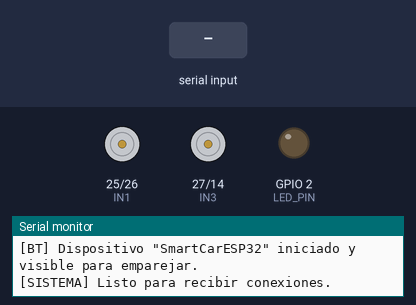
This sketch was run on a simulated ESP32. Shown: motor-driver pin pairs drawn as motors (green arrow = first pin HIGH = forward, orange = second pin HIGH = backward, longer = more drive, scaled by the enable pin), output pins drawn as LEDs (lit = HIGH), the last lines printed to the serial monitor. The inputs (shaded band) are chosen by the test bench. Nothing arrives over Bluetooth unless stated.

Above: at 1.4 s.
1.5 s: "F90\n" received over the second serial link
At 2.0 s:
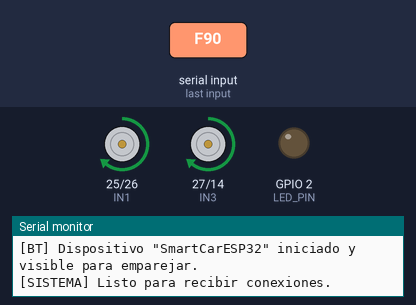
3.7 s: "B90\n" received over the second serial link
At 4.1 s:
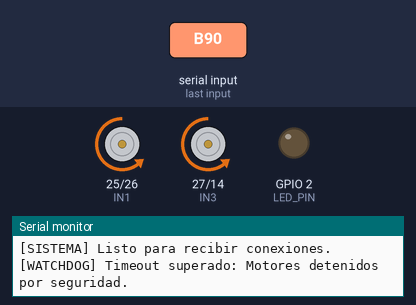
5.9 s: "L90\n" received over the second serial link
At 6.4 s:
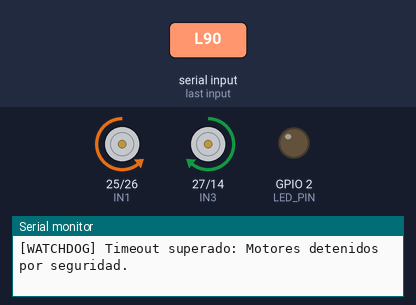
8.1 s: "R90\n" received over the second serial link
At 8.6 s:
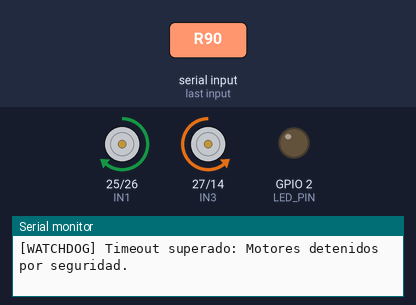
Timing chart, 0 to 11.1 s (numbered marks = the images above; inputs shaded):
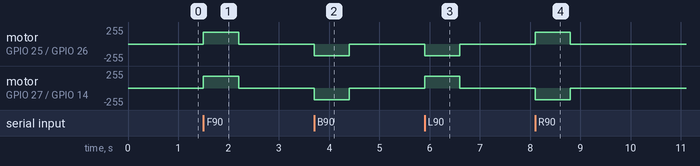

Measured:
- after the input at 1.5 s, motor on GPIO 25 (IN1) / GPIO 26 (IN2), motor on GPIO 27 (IN3) / GPIO 14 (IN4): stopped → forward 179/255 at once, → stopped 0.70 s later
- after the input at 3.7 s, motor on GPIO 25 (IN1) / GPIO 26 (IN2), motor on GPIO 27 (IN3) / GPIO 14 (IN4): stopped → backward 179/255 at once, → stopped 0.70 s later
- after the input at 5.9 s, motor on GPIO 25 (IN1) / GPIO 26 (IN2): stopped → backward 179/255 at once, → stopped 0.70 s later; motor on GPIO 27 (IN3) / GPIO 14 (IN4): stopped → forward 179/255 at once, → stopped 0.70 s later
- after the input at 8.1 s, motor on GPIO 25 (IN1) / GPIO 26 (IN2): stopped → forward 179/255 at once, → stopped 0.70 s later; motor on GPIO 27 (IN3) / GPIO 14 (IN4): stopped → backward 179/255 at once, → stopped 0.70 s later

The sketch:

SmartCarESP32.ino
```cpp
/*
 * =====================================================================================
 * PROYECTO: SMART CAR ESP32
 * FIRMWARE ROBOT COCHE CON CONTROL BLUETOOTH CLASSIC (SPP) Y DRIVER L298N
 *
 * Microcontrolador: ESP32-WROOM-32 (ESP32 DevKit V1)
 * Driver de Motores: L298N
 * Protocolo: Bluetooth Classic SPP (BluetoothSerial.h)
 * Nombre del Dispositivo Bluetooth: "SmartCarESP32"
 *
 * CONEXIONES DE PINES ESP32 -> L298N:
 * -------------------------------------------------------------------------------------
 * Motor Izquierdo:
 *   IN1 -> GPIO 25 (Dirección)
 *   IN2 -> GPIO 26 (Dirección)
 *   ENA -> GPIO 33 (PWM Velocidad)  *IMPORTANTE: Retirar jumper ENA del L298N*
 *
 * Motor Derecho:
 *   IN3 -> GPIO 27 (Dirección)
 *   IN4 -> GPIO 14 (Dirección)
 *   ENB -> GPIO 32 (PWM Velocidad)  *IMPORTANTE: Retirar jumper ENB del L298N*
 *
 * Tierra Común:
 *   GND del ESP32 -> GND del L298N (Esencial para referencia lógica común)
 * =====================================================================================
 */

#include "BluetoothSerial.h"
#include "esp_arduino_version.h"

// -----------------------------------------------------------------------------
// DEFINICIÓN DE PINES
// -----------------------------------------------------------------------------
#define IN1 25  // Motor izquierdo avance
#define IN2 26  // Motor izquierdo retroceso
#define ENA 33  // PWM Motor izquierdo

#define IN3 27  // Motor derecho avance
#define IN4 14  // Motor derecho retroceso
#define ENB 32  // PWM Motor derecho

// Pin de LED integrado para indicación de estado (GPIO 2 en la mayoría de DevKits)
#define LED_PIN 2

// -----------------------------------------------------------------------------
// CONFIGURACIÓN DE PWM Y CANALES (Compatibilidad Core 2.x y Core 3.x)
// -----------------------------------------------------------------------------
#define PWM_FREQ 1000        // Frecuencia PWM en Hz (óptimo para motores DC con L298N)
#define PWM_RESOLUTION 8     // Resolución de 8 bits (0 - 255)
#define PWM_CHANNEL_ENA 0    // Canal LEDC para ENA (Core 2.x)
#define PWM_CHANNEL_ENB 1    // Canal LEDC para ENB (Core 2.x)

// -----------------------------------------------------------------------------
// CONSTANTES DE COMUNICACIÓN Y SEGURIDAD
// -----------------------------------------------------------------------------
const char* BT_DEVICE_NAME = "SmartCarESP32";
const unsigned long WATCHDOG_TIMEOUT_MS = 700; // Parada si no hay comandos en 700ms

// -----------------------------------------------------------------------------
// VARIABLES GLOBALES
// -----------------------------------------------------------------------------
BluetoothSerial SerialBT;

char currentCommand = 'S';
int currentSpeed = 180;             // Velocidad inicial predeterminada (0-255)
unsigned long lastCommandTime = 0;  // Marca de tiempo para el watchdog
bool isClientConnected = false;     // Estado de enlace Bluetooth
String rxBuffer = "";               // Búfer para comandos de velocidad

// -----------------------------------------------------------------------------
// FUNCIONES DE CONTROL PWM (ABSTRACCIÓN MULTI-VERSIÓN CORE)
// -----------------------------------------------------------------------------
void initMotorsPWM() {
  pinMode(IN1, OUTPUT);
  pinMode(IN2, OUTPUT);
  pinMode(IN3, OUTPUT);
  pinMode(IN4, OUTPUT);
  pinMode(LED_PIN, OUTPUT);

  digitalWrite(IN1, LOW);
  digitalWrite(IN2, LOW);
  digitalWrite(IN3, LOW);
  digitalWrite(IN4, LOW);
  digitalWrite(LED_PIN, LOW);

#if ESP_ARDUINO_VERSION >= ESP_ARDUINO_VERSION_VAL(3, 0, 0)
  // Sintaxis Arduino-ESP32 Core 3.0+
  ledcAttach(ENA, PWM_FREQ, PWM_RESOLUTION);
  ledcAttach(ENB, PWM_FREQ, PWM_RESOLUTION);
  ledcWrite(ENA, 0);
  ledcWrite(ENB, 0);
#else
  // Sintaxis Arduino-ESP32 Core 2.x
  ledcSetup(PWM_CHANNEL_ENA, PWM_FREQ, PWM_RESOLUTION);
  ledcSetup(PWM_CHANNEL_ENB, PWM_FREQ, PWM_RESOLUTION);
  ledcAttachPin(ENA, PWM_CHANNEL_ENA);
  ledcAttachPin(ENB, PWM_CHANNEL_ENB);
  ledcWrite(PWM_CHANNEL_ENA, 0);
  ledcWrite(PWM_CHANNEL_ENB, 0);
#endif
}

void applyMotorPWM(int speedLeft, int speedRight) {
  speedLeft = constrain(speedLeft, 0, 255);
  speedRight = constrain(speedRight, 0, 255);

#if ESP_ARDUINO_VERSION >= ESP_ARDUINO_VERSION_VAL(3, 0, 0)
  ledcWrite(ENA, speedLeft);
  ledcWrite(ENB, speedRight);
#else
  ledcWrite(PWM_CHANNEL_ENA, speedLeft);
  ledcWrite(PWM_CHANNEL_ENB, speedRight);
#endif
}

// -----------------------------------------------------------------------------
// FUNCIONES DE MOVIMIENTO FÍSICO
// -----------------------------------------------------------------------------

// Detener inmediatamente ambos motores
void stopMotors() {
  digitalWrite(IN1, LOW);
  digitalWrite(IN2, LOW);
  digitalWrite(IN3, LOW);
  digitalWrite(IN4, LOW);
  applyMotorPWM(0, 0);
  currentCommand = 'S';
}

// Avanzar adelante
void moveForward() {
  digitalWrite(IN1, HIGH);
  digitalWrite(IN2, LOW);
  digitalWrite(IN3, HIGH);
  digitalWrite(IN4, LOW);
  applyMotorPWM(currentSpeed, currentSpeed);
  currentCommand = 'F';
}

// Retroceder
void moveBackward() {
  digitalWrite(IN1, LOW);
  digitalWrite(IN2, HIGH);
  digitalWrite(IN3, LOW);
  digitalWrite(IN4, HIGH);
  applyMotorPWM(currentSpeed, currentSpeed);
  currentCommand = 'B';
}

// Girar hacia la izquierda (giro sobre su propio eje)
void turnLeft() {
  digitalWrite(IN1, LOW);
  digitalWrite(IN2, HIGH); // Motor izquierdo retrocede
  digitalWrite(IN3, HIGH);
  digitalWrite(IN4, LOW);  // Motor derecho avanza
  applyMotorPWM(currentSpeed, currentSpeed);
  currentCommand = 'L';
}

// Girar hacia la derecha (giro sobre su propio eje)
void turnRight() {
  digitalWrite(IN1, HIGH);
  digitalWrite(IN2, LOW);  // Motor izquierdo avanza
  digitalWrite(IN3, LOW);
  digitalWrite(IN4, HIGH); // Motor derecho retrocede
  applyMotorPWM(currentSpeed, currentSpeed);
  currentCommand = 'R';
}

// -----------------------------------------------------------------------------
// CALLBACK DE EVENTOS BLUETOOTH SERIAL (CONEXIÓN / DESCONEXIÓN)
// -----------------------------------------------------------------------------
void btCallback(esp_spp_cb_event_t event, esp_spp_cb_param_t *param) {
  if (event == ESP_SPP_SRV_OPEN_EVT) {
    // Cliente Android conectado
    isClientConnected = true;
    digitalWrite(LED_PIN, HIGH);
    stopMotors();
    lastCommandTime = millis();
    Serial.println("[BT] Cliente Android Conectado");
    SerialBT.println("READY");
  } else if (event == ESP_SPP_CLOSE_EVT) {
    // Cliente Android desconectado
    isClientConnected = false;
    digitalWrite(LED_PIN, LOW);
    stopMotors();
    Serial.println("[BT] Cliente Android Desconectado -> Motores detenidos");
  }
}

// -----------------------------------------------------------------------------
// PROCESAMIENTO DE COMANDOS
// -----------------------------------------------------------------------------
void processCommand(char cmd) {
  lastCommandTime = millis(); // Alimentar watchdog

  switch (cmd) {
    case 'F':
      moveForward();
      SerialBT.println("OK:F");
      break;

    case 'B':
      moveBackward();
      SerialBT.println("OK:B");
      break;

    case 'L':
      turnLeft();
      SerialBT.println("OK:L");
      break;

    case 'R':
      turnRight();
      SerialBT.println("OK:R");
      break;

    case 'S':
      stopMotors();
      SerialBT.println("OK:S");
      break;

    default:
      SerialBT.print("ERR:UNKNOWN_");
      SerialBT.println(cmd);
      break;
  }
}

// Procesar comando de velocidad delimitado (ej. V180\n)
void processSpeedString(String s) {
  s.trim();
  if (s.startsWith("V") || s.startsWith("v")) {
    int val = s.substring(1).toInt();
    val = constrain(val, 0, 255);
    currentSpeed = val;
    lastCommandTime = millis();

    // Actualizar PWM en tiempo real si el coche está en movimiento
    if (currentCommand != 'S') {
      applyMotorPWM(currentSpeed, currentSpeed);
    }

    SerialBT.print("OK:V");
    SerialBT.println(currentSpeed);
    Serial.printf("[SPEED] Nueva velocidad configurada: %d\n", currentSpeed);
  }
}

// -----------------------------------------------------------------------------
// CONFIGURACIÓN INICIAL (SETUP)
// -----------------------------------------------------------------------------
void setup() {
  Serial.begin(115200);
  delay(200);

  Serial.println("=========================================");
  Serial.println("  INICIALIZANDO SMART CAR ESP32...");
  Serial.println("=========================================");

  // Inicializar periféricos y motores
  initMotorsPWM();
  stopMotors();

  // Registrar callback para detectar conexión y desconexión
  SerialBT.register_callback(btCallback);

  // Inicializar Bluetooth Classic con el nombre solicitado
  if (!SerialBT.begin(BT_DEVICE_NAME)) {
    Serial.println("[ERROR] No se pudo inicializar Bluetooth Classic.");
    while (true) {
      digitalWrite(LED_PIN, !digitalRead(LED_PIN));
      delay(200);
    }
  }

  Serial.printf("[BT] Dispositivo \"%s\" iniciado y visible para emparejar.\n", BT_DEVICE_NAME);
  Serial.println("[SISTEMA] Listo para recibir conexiones.");
}

// -----------------------------------------------------------------------------
// BUCLE PRINCIPAL (LOOP)
// -----------------------------------------------------------------------------
void loop() {
  // 1. WATCHDOG DE SEGURIDAD
  // Si el coche está en movimiento y transcurren más de WATCHDOG_TIMEOUT_MS (700ms)
  // sin recibir comandos de la app, detener inmediatamente los motores.
  if (currentCommand != 'S') {
    if (millis() - lastCommandTime > WATCHDOG_TIMEOUT_MS) {
      stopMotors();
      Serial.println("[WATCHDOG] Timeout superado: Motores detenidos por seguridad.");
    }
  }

  // 2. LECTURA Y PROCESAMIENTO BLUETOOTH
  while (SerialBT.available()) {
    char c = (char)SerialBT.read();

    // Si es un comando de movimiento de un solo carácter
    if (c == 'F' || c == 'B' || c == 'L' || c == 'R' || c == 'S') {
      processCommand(c);
      rxBuffer = ""; // Limpiar cualquier residuo
    }
    // Si es inicio de comando de velocidad 'V' o parte del número
    else if (c == 'V' || c == 'v' || (c >= '0' && c <= '9')) {
      rxBuffer += c;
    }
    // Fin de línea para el comando de velocidad
    else if (c == '\n' || c == '\r') {
      if (rxBuffer.length() > 0) {
        processSpeedString(rxBuffer);
        rxBuffer = "";
      }
    }
    // Ignorar espacios en blanco
    else if (c == ' ' || c == '\t') {
      // noop
    }
    // Carácter desconocido recibido
    else {
      rxBuffer = "";
    }
  }

  // Pequeño rendimiento de CPU para el scheduler de FreeRTOS sin bloquear
  yield();
}
```
